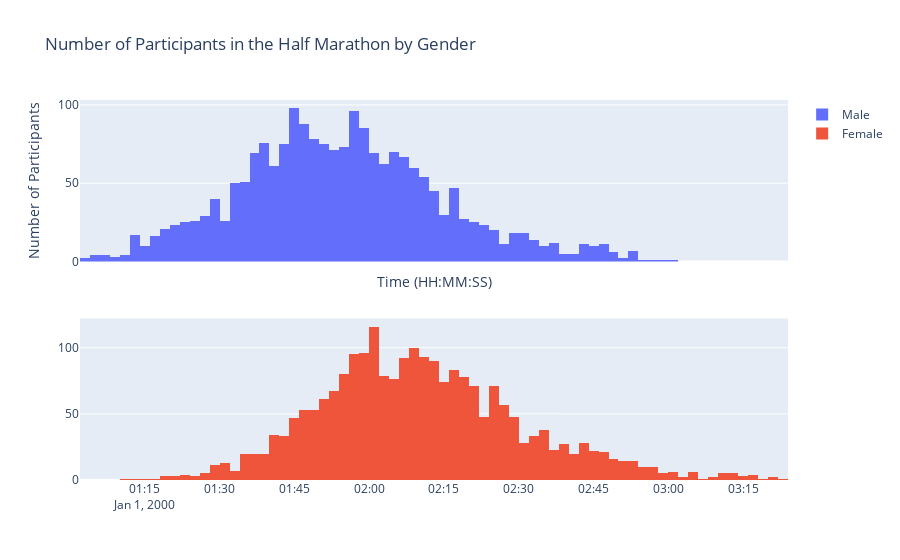

This figure's notebook cell:
### Markdown cell above
You'll see that the finishing times have a very long tail. In future time distributions, I'm going to remove the slowest 0.5% of runners. I'd rather not, but in an era where most of our phone usage is vertical, this will make the visualisations much easier to see.

### Code cell
import plotly.graph_objects as go
from collections import defaultdict
import datetime as dt
from plotly.subplots import make_subplots

times = defaultdict(lambda: {"Male": [], "Female": []})

for row in data:
# Process the times and group by gender for row in data:
    if row['event_name'] in EVENTS_OF_INTEREST:
        time = row['time']
        if len(time.split(':')) == 1:
            continue

        hours, minutes, seconds = time.split(':')
        time = dt.timedelta(hours=int(hours), minutes=int(minutes), seconds=int(seconds))
        time = dt.datetime(2000, 1, 1) + time
        times[row['event_name']][row['gender']].append(time)

for event in EVENTS_OF_INTEREST:
    for gender in ['Male', 'Female']:
        if gender not in times[event]:
            continue
        series = pd.Series(times[event][gender])
        series = series[series < series.quantile(0.995)]
        times[event][gender] = list(series)

half_marathon_times_male = times['Half Marathon']['Male']
half_marathon_times_female = times['Half Marathon']['Female']

# Create the stacked histogram
fig = go.Figure()

fig = make_subplots(rows=2, cols=1, shared_xaxes=True)
fig.add_trace(go.Histogram(
    x=half_marathon_times_male,
    name='Male'
    # marker_color='blue',
), row=1, col=1)
fig.add_trace(go.Histogram(
    x=half_marathon_times_female,
    name='Female'
    # marker_color='pink',
), row=2, col=1)

# Update the layout for stacked histogram
fig.update_layout(
    title="Number of Participants in the Half Marathon by Gender",
    xaxis_title="Time (HH:MM:SS)",
    yaxis_title="Number of Participants",
    xaxis={"tickformat": "%H:%M:%S"},  # Format x-axis ticks as HH:MM:SS
)

fig.show()

### Figure 1 — Plotly figure (JSON) as saved in the notebook; plotly's stock layout.template omitted (floating-point values rounded to 4 significant figures; data arrays with more than 128 entries replaced by an {"elided": "..."} marker saying what was removed)
{"data": [{"name": "Male", "type": "histogram", "x": {"elided": "2039 str values"}, "xaxis": "x", "yaxis": "y"}, {"name": "Female", "type": "histogram", "x": {"elided": "2255 str values"}, "xaxis": "x2", "yaxis": "y2"}], "layout": {"title": {"text": "Number of Participants in the Half Marathon by Gender"}, "xaxis": {"anchor": "y", "domain": [0, 1], "matches": "x2", "showticklabels": false, "tickformat": "%H:%M:%S", "title": {"text": "Time (HH:MM:SS)"}}, "xaxis2": {"anchor": "y2", "domain": [0, 1]}, "yaxis": {"anchor": "x", "domain": [0.575, 1], "title": {"text": "Number of Participants"}}, "yaxis2": {"anchor": "x2", "domain": [0, 0.425]}}}
